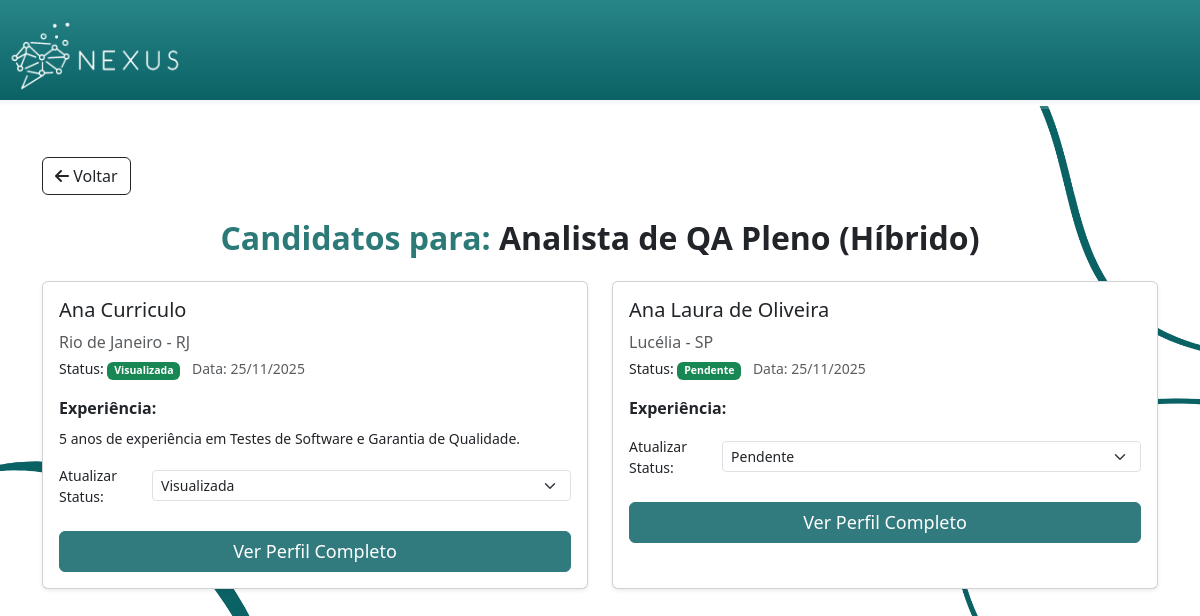
The app's page /vaga/1/candidatos (signed in), older data.
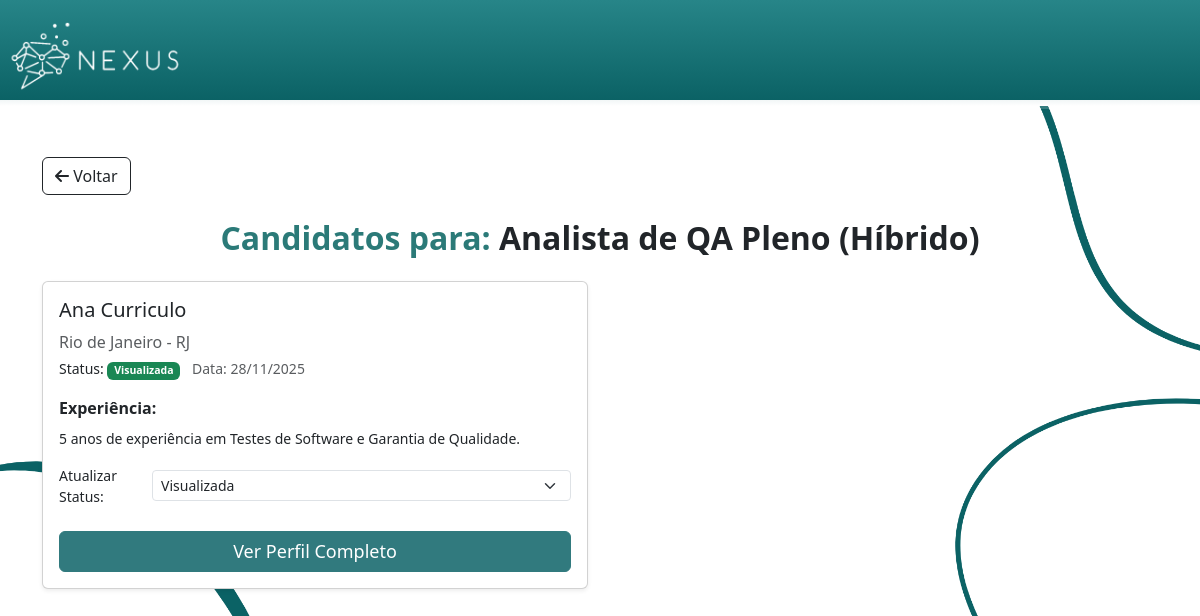
The same page, newer data.
### models.py (models this page shows, shortened)
class Profissional(db.Model):
    __tablename__ = 'profissionais'
    id = db.Column(db.Integer, primary_key=True)
    usuario_id = db.Column(db.Integer, db.ForeignKey('usuarios.id'), unique=True, nullable=False)
    nome_profissional = db.Column(db.String(150), nullable=False)
    endereco = db.Column(db.String(200))
    cidade = db.Column(db.String(100))
    estado = db.Column(db.String(100))
    cep = db.Column(db.String(15))
    telefone = db.Column(db.String(50))
    experiencia = db.Column(db.Text)
    habilidades = db.Column(db.Text)
    usuario = db.relationship('Usuario', backref=db.backref('profissional', uselist=False))

class Candidatura(db.Model):
    __tablename__ = 'candidaturas'
    id = db.Column(db.Integer, primary_key=True)
    profissional_id = db.Column(db.Integer, db.ForeignKey('profissionais.id'), nullable=False)
    vaga_id = db.Column(db.Integer, db.ForeignKey('vagas.id'), nullable=False)
    data_candidatura = db.Column(db.DateTime, default=db.func.current_timestamp())
    status = db.Column(db.String(50), default='Pendente', nullable=False) # Ex: Pendente, Visualizada, Aceita, Rejeitada
    profissional = db.relationship('Profissional', backref='candidaturas')
    vaga = db.relationship('Vaga', backref='candidaturas')

### app.py (the view)
@app.route('/vaga/<int:vaga_id>/candidatos')
def candidatos_por_vaga(vaga_id):
    if session.get('tipo_conta') != 'empresa':
        return redirect(url_for('index'))
    vaga = Vaga.query.get_or_404(vaga_id)
    empresa = Empresa.query.filter_by(usuario_id=session['usuario_id']).first()
    if vaga.empresa_id != empresa.id:
        abort(403)
    candidaturas = Candidatura.query.filter_by(vaga_id=vaga_id).all()
    candidatos = []
    for c in candidaturas:
        candidato_perfil = Profissional.query.get(c.profissional_id)
        candidatos.append({
            'perfil': candidato_perfil,
            'candidatura_id': c.id, # Adicionado ID da candidatura para a API de status
            'data_candidatura': c.data_candidatura,
            'status': c.status
        })
    status_possiveis = ['Pendente', 'Visualizada', 'Em Entrevista', 'Aprovado', 'Rejeitado']
    return render_template(
        'CandidatosVaga.html', # Você precisará atualizar este template
        vaga=vaga,
        candidatos=candidatos,
        tipo_conta='empresa',
        status_possiveis=status_possiveis
    )

### app.py (called while the page is built, shortened)
def truncate_filter(s, length=255, killwords=False, end='...'):
    if s is None:
        return ""
    if not isinstance(s, str):
        s = str(s) # Converte para string caso seja um número, etc.
    if len(s) <= length:
        return s

@app.after_request
def add_security_headers(response):
    return response

### templates/CandidatosVaga.html (shortened to what this page needs)
<html>
<head>
    <link rel="stylesheet" href="https://cdnjs.cloudflare.com/ajax/libs/font-awesome/6.5.1/css/all.min.css"
 />
    <link href="{{ url_for('static', filename='Estilo.css') }}" rel="stylesheet">
    <link href="https://cdn.jsdelivr.net/npm/bootstrap@5.3.3/dist/css/bootstrap.min.css" rel="stylesheet">
</head>
<body id="corpoInicio">
    <header id="cabecalhoIndex">
        <a href="{{ url_for('index') }}">
            <img id="logoheader" src="{{ url_for('static', filename='images/logo-branco.png') }}" alt="Logo Nexus">
        </a>
    </header>
    <div id="degradeCabecalhoIndex2"></div>
    <main class="container my-5">
        <a href="javascript:history.back()" class="btn btn-outline-dark mb-4">
            <i class="fa-solid fa-arrow-left"></i> Voltar
        </a>
        <h1 class="titulo-pagina text-center mb-4">Candidatos para: <span class="text-dark">{{ vaga.titulo }}</span></h1>
        <div class="row row-cols-1 row-cols-md-2 g-4">
            {% for c_data in candidatos %}
            {% set perfil = c_data.perfil %}
            <div class="col">
                <div class="card h-100 shadow-sm card-nexus">
                    <div class="card-body">
                        <h5 class="card-title">{{ perfil.nome_profissional }}</h5>
                        <p class="card-text text-muted mb-1">{{ perfil.cidade }} - {{ perfil.estado }}</p>
                        <p class="mb-1 small">Status:
                            <span class="badge bg-success" id="status">{{ c_data.status }}</span>
                            <span class="text-muted ms-2">Data: {{ c_data.data_candidatura.strftime('%d/%m/%Y') }}</span>
                        </p>
                        <p class="mt-3 mb-2"><strong>Experiência:</strong></p>
                        <p class="small">{{ perfil.experiencia | default('Não informado') | truncate(150) }}</p>
                        <div class="d-flex align-items-center mb-3">
                            <label for="status-{{ c_data.candidatura_id }}" class="form-label me-2 mb-0 small">Atualizar Status:</label>
                            <select class="form-select form-select-sm" id="status-{{ c_data.candidatura_id }}"
                                onchange="atualizarStatus({{ c_data.candidatura_id }}, this.value)">
                                {% for status in status_possiveis %}
                                    <option value="{{ status }}" {% if c_data.status == status %}selected{% endif %}>
                                        {{ status }}
                                    </option>
                                {% endfor %}
                            </select>
                        </div>
                        <a href="{{ url_for('detalhe', tipo='profissional', id=perfil.id) }}" class="btn btn-outline-success w-100 mt-2" id="botaoPublicar">
                            Ver Perfil Completo
                        </a>
                    </div>
                </div>
            </div>
            {% endfor %}
        </div>
    </main>
</body>
</html>

Row changes from the older to the newer data that the page shows:
removed Candidatura: status "Pendente", data_candidatura "25/11/2025"
removed Profissional: nome_profissional "Ana Laura de Oliveira", cidade "Lucélia", estado "SP"
changed Candidatura "Visualizada": data_candidatura "25/11/2025" → "28/11/2025"
